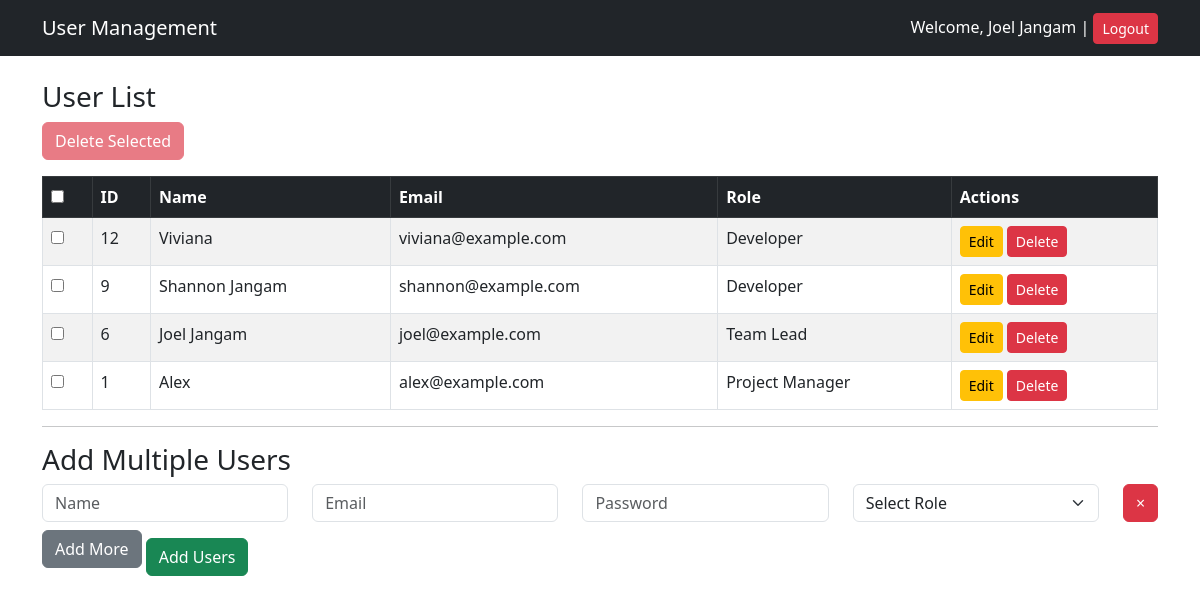
/dashboard.php (signed in), run on the app's committed database.
### tables this page shows
CREATE TABLE `users` (
  `id` int(11) NOT NULL,
  `name` varchar(100) DEFAULT NULL,
  `email` varchar(100) DEFAULT NULL,
  `password` varchar(255) DEFAULT NULL,
  `role` enum('Project Manager','Team Lead','Developer') DEFAULT NULL,
  `deleted_at` datetime DEFAULT NULL,
  `created_at` timestamp NOT NULL DEFAULT current_timestamp()
);

### dashboard.php (the view, shortened to what this page needs)
<?php
require_once 'config/db.php';
$stmt = $pdo->prepare("SELECT * FROM users WHERE deleted_at IS NULL ORDER BY id DESC");
$stmt->execute();
$users = $stmt->fetchAll(PDO::FETCH_ASSOC);
?>
<!DOCTYPE html>
<html lang="en">
<head>
  <link href="https://cdn.jsdelivr.net/npm/bootstrap@5.3.0/dist/css/bootstrap.min.css" rel="stylesheet" />
</head>
<body>
  <nav class="navbar navbar-expand bg-dark navbar-dark">
    <div class="container">
      <a href="#" class="navbar-brand">User Management</a>
      <div class="ms-auto text-white">
        Welcome, <?=htmlspecialchars($_SESSION['user_name'])?> |
        <a href="logout.php" class="btn btn-sm btn-danger">Logout</a>
      </div>
    </div>
  </nav>
  <div class="container mt-4">
    <h3>User List</h3>
    <button id="deleteSelectedBtn" class="btn btn-danger mb-3" disabled>Delete Selected</button>
    <table class="table table-bordered table-striped" id="userTable">
      <thead class="table-dark">
        <tr>
          <th><input type="checkbox" id="selectAll" /></th>
          <th>ID</th>
          <th>Name</th>
          <th>Email</th>
          <th>Role</th>
          <th>Actions</th>
        </tr>
      </thead>
      <tbody>
        <?php foreach ($users as $user): ?>
        <tr data-user-id="<?= $user['id'] ?>">
          <td><input type="checkbox" class="user-checkbox" value="<?= $user['id'] ?>" /></td>
          <td><?= $user['id'] ?></td>
          <td><?= htmlspecialchars($user['name']) ?></td>
          <td><?= htmlspecialchars($user['email']) ?></td>
          <td><?= htmlspecialchars($user['role']) ?></td>
          <td>
            <button class="btn btn-sm btn-warning editBtn">Edit</button>
            <button class="btn btn-sm btn-danger softDeleteBtn">Delete</button>
          </td>
        </tr>
        <?php endforeach; ?>
      </tbody>
    </table>
    <hr />
    <h3>Add Multiple Users</h3>
    <form id="bulkUserForm">
      <div id="usersWrapper">
        <div class="userRow row mb-2">
          <div class="col">
            <input type="text" class="form-control" name="name[]" placeholder="Name" required />
          </div>
          <div class="col">
            <input type="email" class="form-control" name="email[]" placeholder="Email" required />
          </div>
          <div class="col">
            <input type="password" class="form-control" name="password[]" placeholder="Password" required />
          </div>
          <div class="col">
            <select class="form-select" name="role[]" required>
              <option value="">Select Role</option>
            </select>
          </div>
          <div class="col-auto">
            <button type="button" class="btn btn-danger removeUserRowBtn">&times;</button>
          </div>
        </div>
      </div>
      <button type="button" id="addUserRowBtn" class="btn btn-secondary mb-3">Add More</button>
      <button type="submit" class="btn btn-success">Add Users</button>
    </form>
  </div>
</body>
</html>

### data on the page
users: id "12", name "Viviana", email "viviana@example.com", role "Developer"
users: id "9", name "Shannon Jangam", email "shannon@example.com", role "Developer"
users: id "6", name "Joel Jangam", email "joel@example.com", role "Team Lead"
users: id "1", name "Alex", email "alex@example.com", role "Project Manager"

### other printed values
$_SESSION['user_name'] "Joel Jangam"
